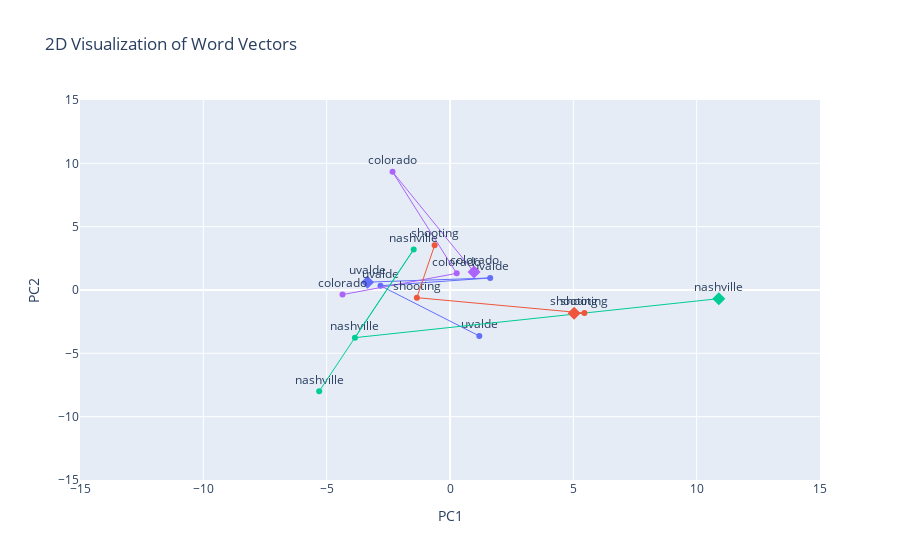

The code cell stored with this chart in its notebook:
### Code cell
plot_word_vectors_tppmi(tppmi_model, test_words_shootings + [target_word_shootings],
                        use_tsne=False, range=[-15, 15])

### Figure 1 — Plotly figure (JSON) as saved in the notebook; plotly's stock layout.template omitted (floating-point values rounded to 4 significant figures)
{"data": [{"marker": {"color": "#636EFA"}, "mode": "markers+text", "name": "uvalde", "showlegend": false, "text": ["uvalde"], "textposition": "top center", "x": [-3.346], "y": [0.6206], "type": "scatter"}, {"marker": {"color": "#636EFA", "size": 10, "symbol": "diamond"}, "mode": "markers", "showlegend": false, "x": [-3.346], "y": [0.6206], "type": "scatter"}, {"marker": {"color": "#636EFA"}, "mode": "markers+text", "name": "uvalde", "showlegend": false, "text": ["uvalde"], "textposition": "top center", "x": [1.63], "y": [0.9494], "type": "scatter"}, {"line": {"color": "#636EFA", "width": 1}, "mode": "lines", "showlegend": false, "x": [-3.346, 1.63], "y": [0.6206, 0.9494], "type": "scatter"}, {"marker": {"color": "#636EFA"}, "mode": "markers+text", "name": "uvalde", "showlegend": false, "text": ["uvalde"], "textposition": "top center", "x": [-2.818], "y": [0.3371], "type": "scatter"}, {"line": {"color": "#636EFA", "width": 1}, "mode": "lines", "showlegend": false, "x": [1.63, -2.818], "y": [0.9494, 0.3371], "type": "scatter"}, {"marker": {"color": "#636EFA"}, "mode": "markers+text", "name": "uvalde", "showlegend": false, "text": ["uvalde"], "textposition": "top center", "x": [1.188], "y": [-3.631], "type": "scatter"}, {"line": {"color": "#636EFA", "width": 1}, "mode": "lines", "showlegend": false, "x": [-2.818, 1.188], "y": [0.3371, -3.631], "type": "scatter"}, {"marker": {"color": "#AB63FA"}, "mode": "markers+text", "name": "colorado", "showlegend": false, "text": ["colorado"], "textposition": "top center", "x": [0.9762], "y": [1.413], "type": "scatter"}, {"marker": {"color": "#AB63FA", "size": 10, "symbol": "diamond"}, "mode": "markers", "showlegend": false, "x": [0.9762], "y": [1.413], "type": "scatter"}, {"marker": {"color": "#AB63FA"}, "mode": "markers+text", "name": "colorado", "showlegend": false, "text": ["colorado"], "textposition": "top center", "x": [-2.33], "y": [9.326], "type": "scatter"}, {"line": {"color": "#AB63FA", "width": 1}, "mode": "lines", "showlegend": false, "x": [0.9762, -2.33], "y": [1.413, 9.326], "type": "scatter"}, {"marker": {"color": "#AB63FA"}, "mode": "markers+text", "name": "colorado", "showlegend": false, "text": ["colorado"], "textposition": "top center", "x": [0.2715], "y": [1.313], "type": "scatter"}, {"line": {"color": "#AB63FA", "width": 1}, "mode": "lines", "showlegend": false, "x": [-2.33, 0.2715], "y": [9.326, 1.313], "type": "scatter"}, {"marker": {"color": "#AB63FA"}, "mode": "markers+text", "name": "colorado", "showlegend": false, "text": ["colorado"], "textposition": "top center", "x": [-4.358], "y": [-0.3643], "type": "scatter"}, {"line": {"color": "#AB63FA", "width": 1}, "mode": "lines", "showlegend": false, "x": [0.2715, -4.358], "y": [1.313, -0.3643], "type": "scatter"}, {"marker": {"color": "#00CC96"}, "mode": "markers+text", "name": "nashville", "showlegend": false, "text": ["nashville"], "textposition": "top center", "x": [10.9], "y": [-0.6815], "type": "scatter"}, {"marker": {"color": "#00CC96", "size": 10, "symbol": "diamond"}, "mode": "markers", "showlegend": false, "x": [10.9], "y": [-0.6815], "type": "scatter"}, {"marker": {"color": "#00CC96"}, "mode": "markers+text", "name": "nashville", "showlegend": false, "text": ["nashville"], "textposition": "top center", "x": [-3.854], "y": [-3.762], "type": "scatter"}, {"line": {"color": "#00CC96", "width": 1}, "mode": "lines", "showlegend": false, "x": [10.9, -3.854], "y": [-0.6815, -3.762], "type": "scatter"}, {"marker": {"color": "#00CC96"}, "mode": "markers+text", "name": "nashville", "showlegend": false, "text": ["nashville"], "textposition": "top center", "x": [-1.471], "y": [3.202], "type": "scatter"}, {"line": {"color": "#00CC96", "width": 1}, "mode": "lines", "showlegend": false, "x": [-3.854, -1.471], "y": [-3.762, 3.202], "type": "scatter"}, {"marker": {"color": "#00CC96"}, "mode": "markers+text", "name": "nashville", "showlegend": false, "text": ["nashville"], "textposition": "top center", "x": [-5.303], "y": [-7.993], "type": "scatter"}, {"line": {"color": "#00CC96", "width": 1}, "mode": "lines", "showlegend": false, "x": [-1.471, -5.303], "y": [3.202, -7.993], "type": "scatter"}, {"marker": {"color": "#EF553B"}, "mode": "markers+text", "name": "shooting", "showlegend": false, "text": ["shooting"], "textposition": "top center", "x": [5.031], "y": [-1.835], "type": "scatter"}, {"marker": {"color": "#EF553B", "size": 10, "symbol": "diamond"}, "mode": "markers", "showlegend": false, "x": [5.031], "y": [-1.835], "type": "scatter"}, {"marker": {"color": "#EF553B"}, "mode": "markers+text", "name": "shooting", "showlegend": false, "text": ["shooting"], "textposition": "top center", "x": [5.449], "y": [-1.824], "type": "scatter"}, {"line": {"color": "#EF553B", "width": 1}, "mode": "lines", "showlegend": false, "x": [5.031, 5.449], "y": [-1.835, -1.824], "type": "scatter"}, {"marker": {"color": "#EF553B"}, "mode": "markers+text", "name": "shooting", "showlegend": false, "text": ["shooting"], "textposition": "top center", "x": [-1.344], "y": [-0.6054], "type": "scatter"}, {"line": {"color": "#EF553B", "width": 1}, "mode": "lines", "showlegend": false, "x": [5.449, -1.344], "y": [-1.824, -0.6054], "type": "scatter"}, {"marker": {"color": "#EF553B"}, "mode": "markers+text", "name": "shooting", "showlegend": false, "text": ["shooting"], "textposition": "top center", "x": [-0.6223], "y": [3.535], "type": "scatter"}, {"line": {"color": "#EF553B", "width": 1}, "mode": "lines", "showlegend": false, "x": [-1.344, -0.6223], "y": [-0.6054, 3.535], "type": "scatter"}], "layout": {"legend": {"x": 1.02, "y": 1.0}, "title": {"text": "2D Visualization of Word Vectors"}, "xaxis": {"range": [-15, 15], "title": {"text": "PC1"}}, "yaxis": {"range": [-15, 15], "title": {"text": "PC2"}}}}
